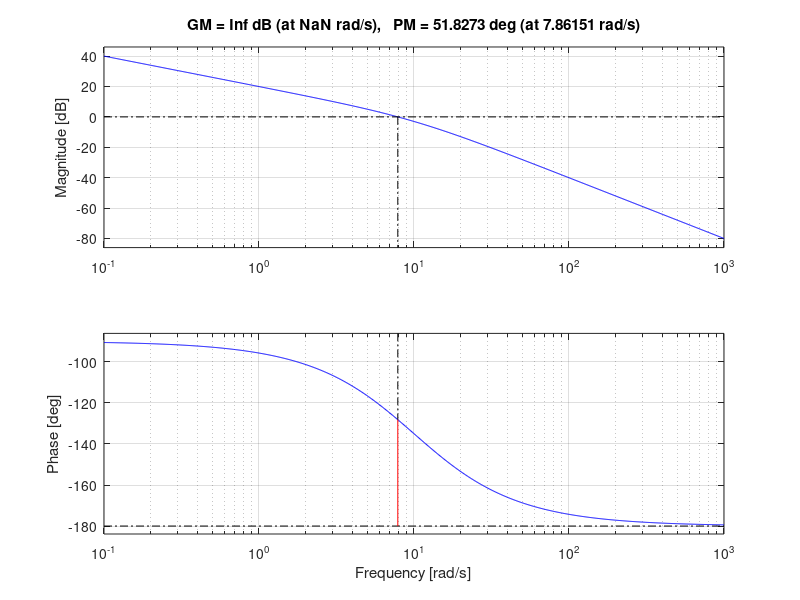
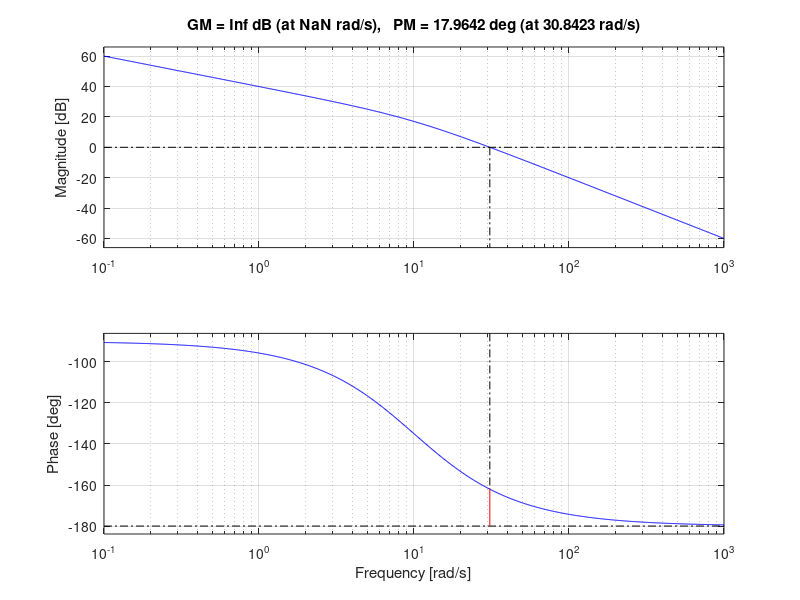

MATLAB code to generate these figures, in order:
close all; clear; clc;

s = tf('s');

G = 10 / (s*((s/10)+1));

%% plot initial
figure('Name','Bode Initial')
margin(G)

%% With k
k = 10;
figure('Name','With k')
margin(k*G)